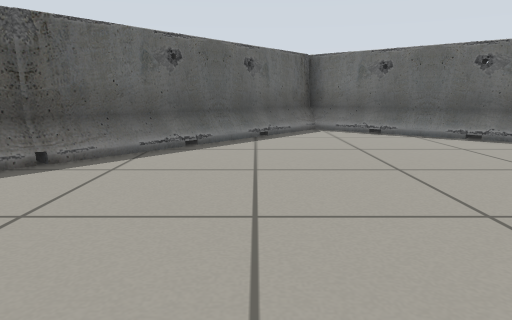
[1] (above)

12 first-person views from a walk through a world built for the Gazebo simulator. The camera is 0.51 m above the floor, tilts 10° down and sees 70° across. Floor lines are 1 m apart. The floor is counted in squares, 0.5 m on a side. Each view is taken from the middle of a square. On the plan, view 1 faces up. The plan holds only what a view shows up to about 13 squares ahead; the rest is blank. Robots are left out.

[2]
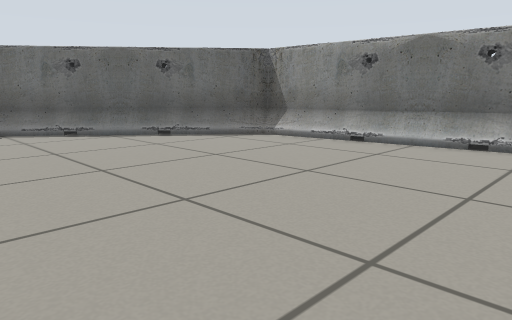

[3]
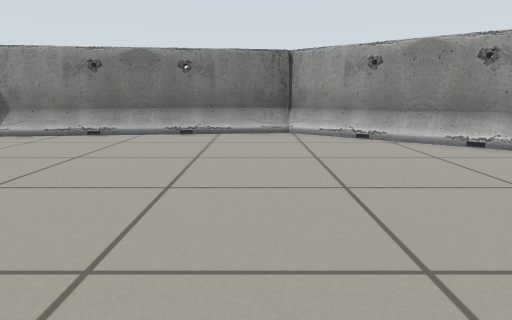

[4]
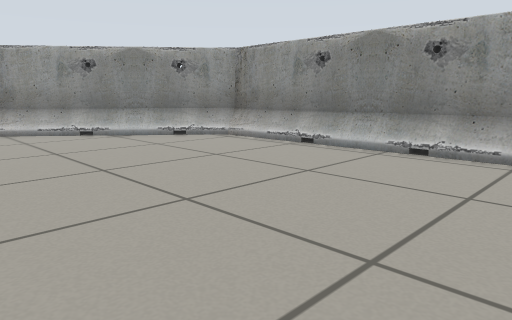

[5]
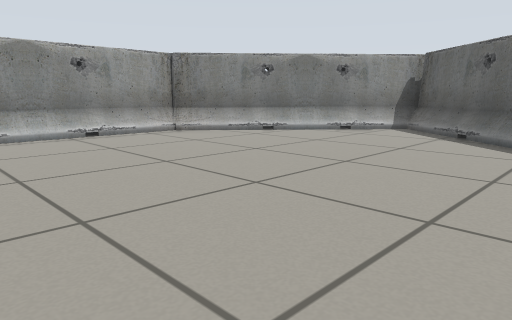

[6]
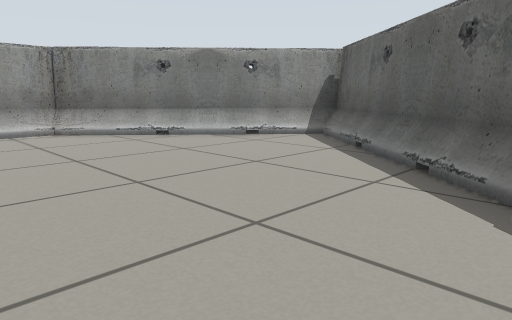

[7]
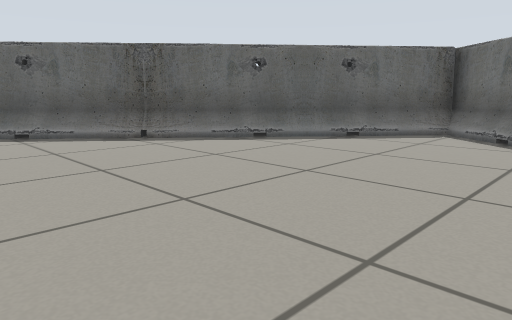

[8]
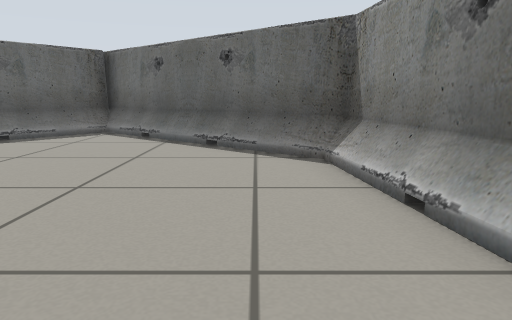

[9]
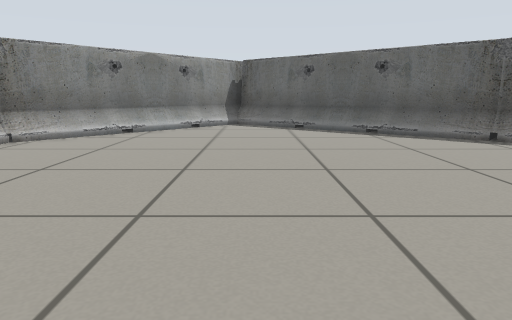

[10]
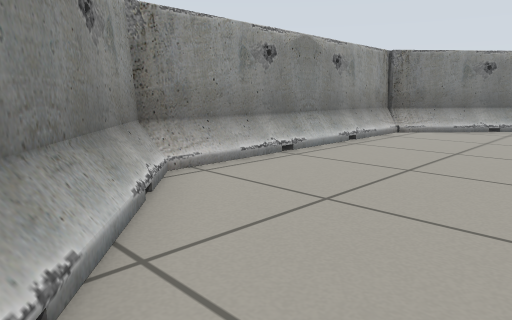

[11]
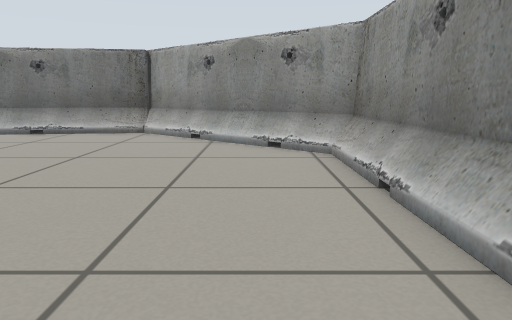

[12]
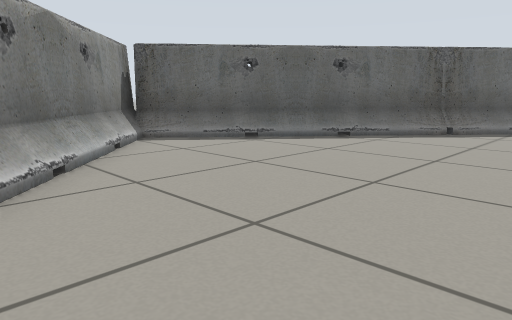

### Floor plan
Key: @ floor where view 1 was taken; . floor; O other object.
Columns run from 9 left of view 1 to 9 right of it. Each row starts with its distance up from view 1.
 12           OO
 11          OOOOO
 10          O...OO
  9         OO....OO
  8        OO......OO
  7       OO........OO
  6      OO..........O
  5     OO...........O
  4    OO............O
  3    OO............O
  2   OO.............OO
  1  OO..............O
  0 OO.......@.......OO
 -1 OO...............OO
 -2  OO.............OO
 -3   OO............O
 -4    OO..........OO
 -5     OO........OO
 -6      OOOOOOOOOO

Where each view was taken, in squares from view 1:
view 1: 0 up, 0 right, facing up
view 2: 0 up, 0 right, facing up-right
view 3: 0 up, 2 left, facing right
view 4: 1 up, 3 left, facing down-right
view 5: 4 up, 3 right, facing down-left
view 6: 5 up, 0 right, facing down-left
view 7: 1 up, 5 right, facing up-left
view 8: 1 up, 6 right, facing up
view 9: 0 up, 5 right, facing left
view 10: 1 down, 7 right, facing down-left
view 11: 4 down, 2 left, facing right
view 12: 5 down, 0 right, facing up-left
